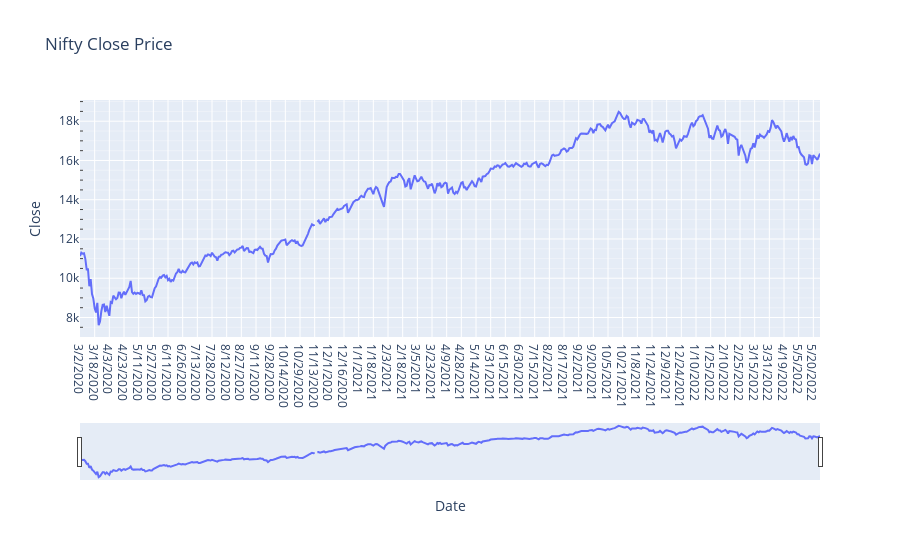

The cell this chart's notebook holds for it:
### Code cell
fig = px.line(df, x='Date', y='Close',
              hover_data={"Date": "|%B %d, %Y"},
              title='Nifty Close Price')

#fig.update_xaxes(showgrid=True, ticklabelmode="period")
fig.update_yaxes(minor=dict(ticks="inside", showgrid=True))

fig.update_xaxes(
    rangeslider_visible=True,
    rangeselector=dict(
        buttons=list([
            dict(count=1, label="1m", step="month", stepmode="backward"),
            dict(count=6, label="6m", step="month", stepmode="backward"),
            dict(count=1, label="YTD", step="year", stepmode="todate"),
            dict(count=1, label="1y", step="year", stepmode="backward"),
            dict(step="all")
        ])
    )
)

fig.show()

### Figure 1 — Plotly figure (JSON) as saved in the notebook; plotly's stock layout.template omitted (floating-point values rounded to 4 significant figures; data arrays with more than 128 entries replaced by an {"elided": "..."} marker saying what was removed)
{"data": [{"hovertemplate": "Date=%{x|%B %d, %Y}<br>Close=%{y}<extra></extra>", "legendgroup": "", "line": {"color": "#636efa", "dash": "solid"}, "marker": {"symbol": "circle"}, "mode": "lines", "name": "", "orientation": "v", "showlegend": false, "type": "scatter", "x": {"elided": "556 str values"}, "xaxis": "x", "y": {"elided": "556 float values"}, "yaxis": "y"}], "layout": {"legend": {"tracegroupgap": 0}, "title": {"text": "Nifty Close Price"}, "xaxis": {"anchor": "y", "domain": [0, 1], "rangeselector": {"buttons": [{"count": 1, "label": "1m", "step": "month", "stepmode": "backward"}, {"count": 6, "label": "6m", "step": "month", "stepmode": "backward"}, {"count": 1, "label": "YTD", "step": "year", "stepmode": "todate"}, {"count": 1, "label": "1y", "step": "year", "stepmode": "backward"}, {"step": "all"}]}, "rangeslider": {"visible": true}, "title": {"text": "Date"}}, "yaxis": {"anchor": "x", "domain": [0, 1], "minor": {"showgrid": true, "ticks": "inside"}, "title": {"text": "Close"}}}}
